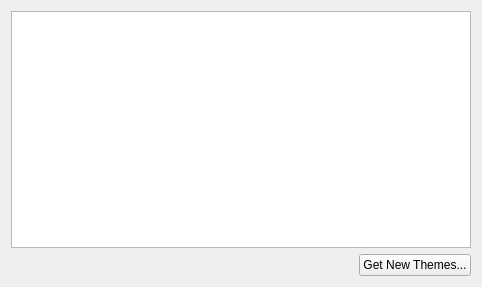
<?xml version="1.0" encoding="UTF-8"?>
<ui version="4.0">
 <class>theme</class>
 <widget class="QWidget" name="theme">
  <property name="geometry">
   <rect>
    <x>0</x>
    <y>0</y>
    <width>482</width>
    <height>287</height>
   </rect>
  </property>
  <layout class="QGridLayout" name="gridLayout">
   <item row="0" column="0" colspan="2">
    <widget class="QListView" name="m_theme"/>
   </item>
   <item row="1" column="0">
    <spacer name="horizontalSpacer">
     <property name="orientation">
      <enum>Qt::Horizontal</enum>
     </property>
     <property name="sizeHint" stdset="0">
      <size>
       <width>348</width>
       <height>20</height>
      </size>
     </property>
    </spacer>
   </item>
   <item row="1" column="1">
    <widget class="KPushButton" name="m_newThemeButton">
     <property name="enabled">
      <bool>true</bool>
     </property>
     <property name="text">
      <string>Get New Themes...</string>
     </property>
    </widget>
   </item>
  </layout>
 </widget>
 <customwidgets>
  <customwidget>
   <class>KPushButton</class>
   <extends>QPushButton</extends>
   <header>kpushbutton.h</header>
  </customwidget>
 </customwidgets>
 <resources/>
 <connections/>
</ui>
